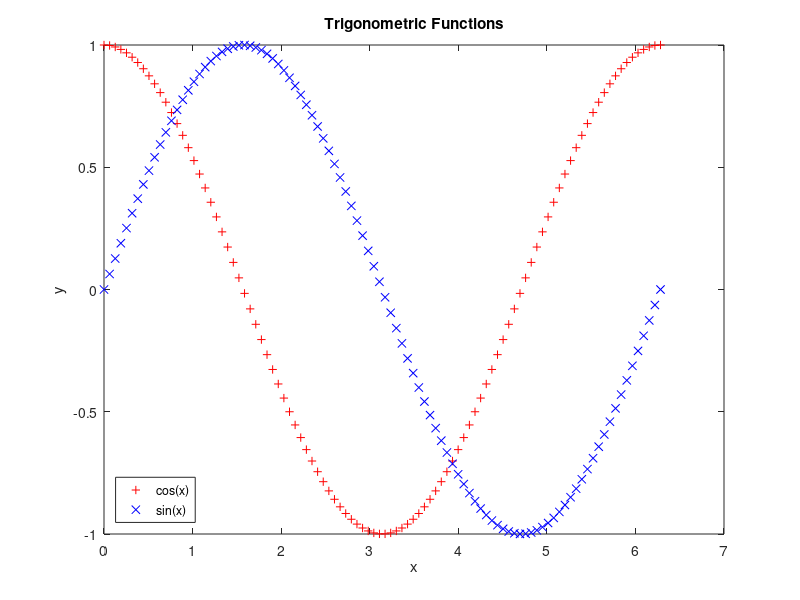

MATLAB code to generate this figure:
x = linspace(0,2*pi,100);
plot(x,cos(x),'r+',x,sin(x),'bx');
legend('cos(x)','sin(x)', 'Location','Southwest') ;
title('Trigonometric Functions'); 
xlabel('x'); 
ylabel('y');

